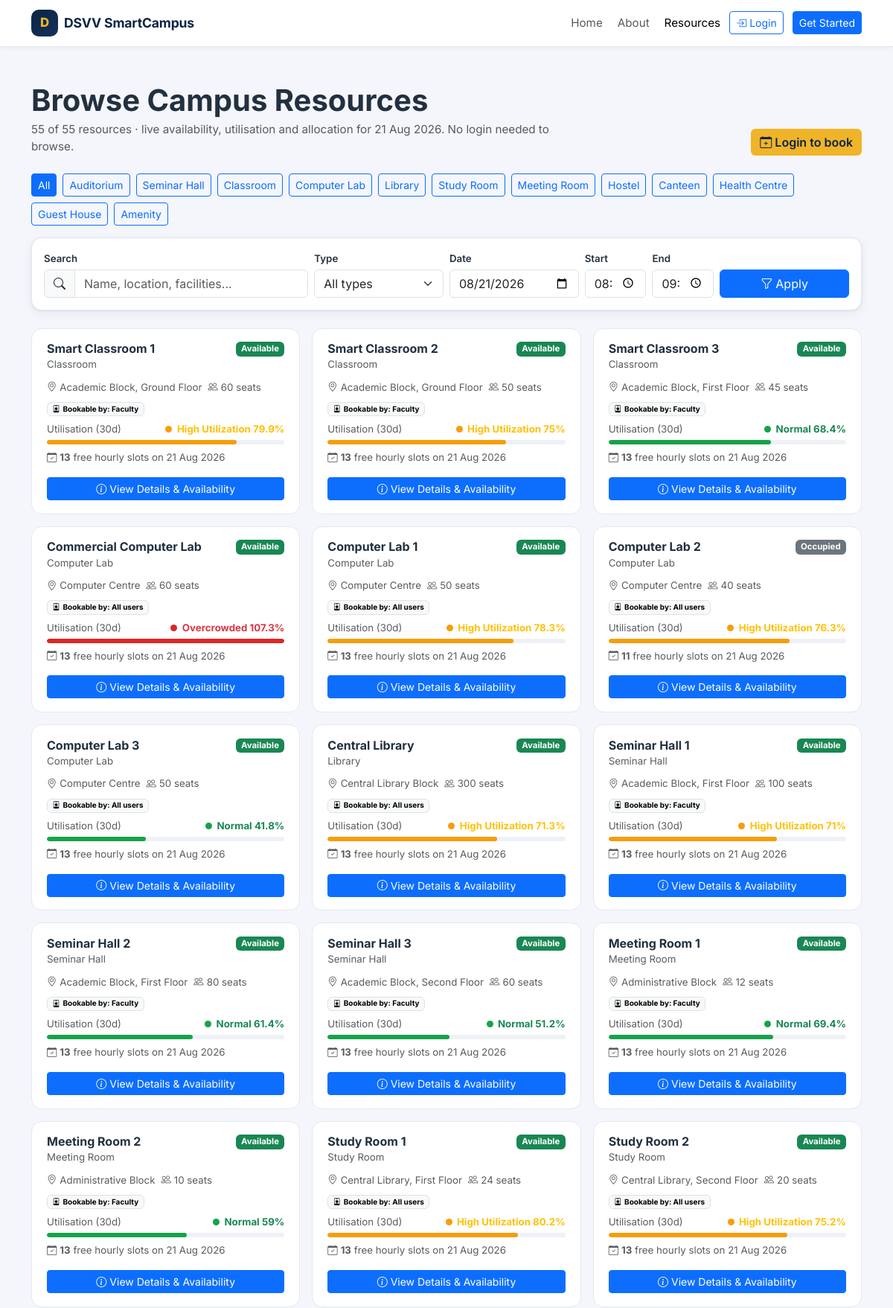
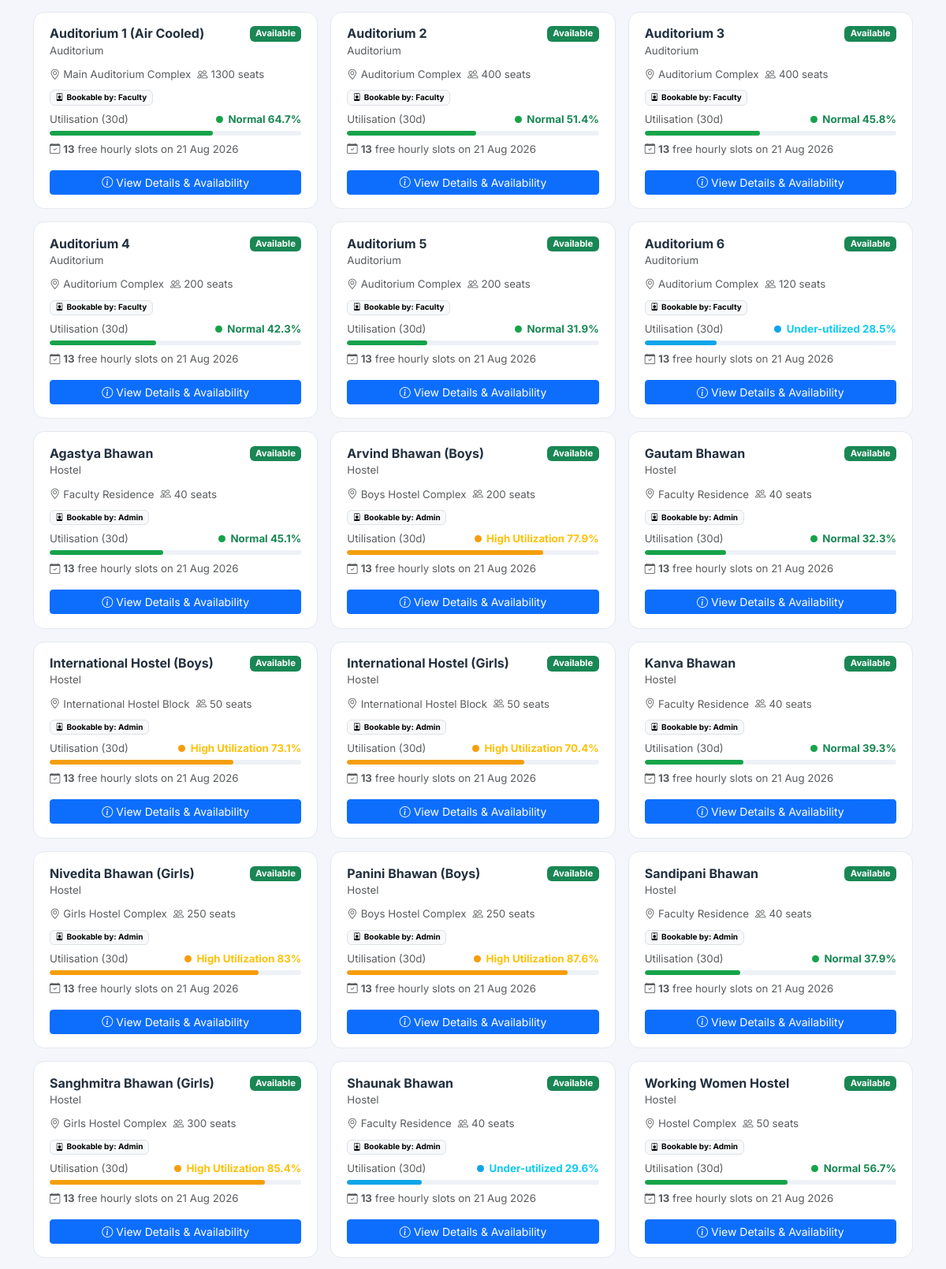
The app's page /resources.php (upper part) with its own data (2 pictures, top to bottom).
### tables this page shows
CREATE TABLE resources (
  id INT UNSIGNED AUTO_INCREMENT PRIMARY KEY,
  name VARCHAR(120) NOT NULL,
  type ENUM('classroom','computer_lab','library','seminar_hall','meeting_room','study_room','auditorium','hostel','canteen','health_centre','guest_house','amenity') NOT NULL,
  capacity INT UNSIGNED NOT NULL DEFAULT 0,
  location VARCHAR(160) NOT NULL,
  description TEXT NULL,
  facilities TEXT NULL,
  bookable_by ENUM('all','student','faculty','admin') NOT NULL DEFAULT 'all',
  status ENUM('active','inactive','maintenance') NOT NULL DEFAULT 'active',
  created_at TIMESTAMP DEFAULT CURRENT_TIMESTAMP,
  KEY idx_type (type), KEY idx_status (status)
);

### includes/functions.php (called while the page is built, shortened)
<?php
require_once __DIR__ . '/../config/database.php';
function e(?string $value): string {
    return htmlspecialchars((string)$value, ENT_QUOTES, 'UTF-8');
}
function url(string $path = '/'): string {
    if ($path === '/') return APP_URL !== '' ? APP_URL . '/' : '/';
    return APP_URL . $path;
}
function fmt_date(?string $date): string {
    $d = new DateTime($date);
    return $d->format(DATE_FORMAT);
}
function get_setting(string $key, $default = null) {
    static $cache = null;
    if ($cache === null) {
        try {
            $cache = [];
            foreach (db()->query('SELECT setting_key, setting_value FROM settings') as $row) {
                $cache[$row['setting_key']] = $row['setting_value'];
            }
        } catch (Throwable $e) {
            $cache = [];
        }
    }
    return array_key_exists($key, $cache) ? $cache[$key] : $default;
}
function utilization_thresholds(): array {
    return [
        'under' => (int)get_setting('under_utilized_threshold', THRESHOLD_UNDER_UTILIZED),
        'normal' => (int)get_setting('normal_threshold', THRESHOLD_NORMAL),
        'over' => (int)get_setting('overcrowded_threshold', THRESHOLD_OVERCROWDED),
        'auto_approve' => (int)get_setting('auto_approve_bookings', 0) === 1,
    ];
}
function resource_type_label(?string $type): string {
    return RESOURCE_TYPES[$type] ?? ($type ?? '-');
}
function is_resource_available(PDO $pdo, int $resourceId, string $date, string $start, string $end, int $excludeBookingId = 0): bool {
    $sql = "SELECT COUNT(*) FROM bookings
            WHERE resource_id = :rid AND date = :date
              AND status IN ('pending','approved')
              AND id <> :exclude
              AND start_time < :end AND end_time > :start";
    $stmt = $pdo->prepare($sql);
    $stmt->execute([
        ':rid'     => $resourceId,
        ':date'    => $date,
        ':start'   => $start,
        ':end'     => $end,
        ':exclude' => $excludeBookingId,
    ]);
    return (int)$stmt->fetchColumn() === 0;
}
function resource_utilization(PDO $pdo, int $resourceId, int $lookbackDays = 30): array {
    $sql = "SELECT AVG(utilization_percentage) AS avg_util,
                   AVG(users_count) AS avg_users,
                   COUNT(*) AS samples,
                   MAX(date) AS last_used
            FROM usage_records
            WHERE resource_id = :rid AND date >= (CURDATE() - INTERVAL :lb DAY)";
    $stmt = $pdo->prepare($sql);
    $stmt->execute([':rid' => $resourceId, ':lb' => $lookbackDays]);
    $row = $stmt->fetch();
    $avg = (float)($row['avg_util'] ?? 0);
    return [
        'avg_utilization' => round($avg, 1),
        'avg_users'       => (int)round((float)($row['avg_users'] ?? 0)),
        'samples'         => (int)($row['samples'] ?? 0),
        'last_used'       => $row['last_used'] ?? null,
    ];
}
function classify_utilization(float $util): array {
    $t = utilization_thresholds();
    if ($util > $t['over']) {
        return ['key' => 'overcrowded', 'label' => 'Overcrowded', 'color' => 'danger', 'dot' => 'danger'];
    }
    if ($util > $t['normal']) {
        return ['key' => 'high', 'label' => 'High Utilization', 'color' => 'warning', 'dot' => 'warning'];
    }
    if ($util >= $t['under']) {
        return ['key' => 'normal', 'label' => 'Normal', 'color' => 'success', 'dot' => 'success'];
    }
    return ['key' => 'under', 'label' => 'Under-utilized', 'color' => 'info', 'dot' => 'info'];
}
function resource_with_utilization(PDO $pdo, array $resource): array {
    $u = resource_utilization($pdo, (int)$resource['id']);
    $cls = classify_utilization($u['avg_utilization']);
    $resource['avg_utilization'] = $u['avg_utilization'];
    $resource['avg_users']       = $u['avg_users'];
    $resource['utilization_class'] = $cls;
    return $resource;
}

### config/database.php (called while the page is built, shortened)
<?php
function db(): PDO {
    static $pdo = null;
    if ($pdo === null) {
        $dsn = 'mysql:host=' . DB_HOST . ';port=' . DB_PORT . ';dbname=' . DB_NAME . ';charset=utf8mb4';
        try {
            $pdo = new PDO($dsn, DB_USER, DB_PASS, [
                PDO::ATTR_ERRMODE            => PDO::ERRMODE_EXCEPTION,
                PDO::ATTR_DEFAULT_FETCH_MODE => PDO::FETCH_ASSOC,
                PDO::ATTR_EMULATE_PREPARES   => false,
            ]);
        } catch (PDOException $e) {
            http_response_code(500);
            die('Database connection failed. Check the DB_* settings (config/config.php or environment variables) and ensure MySQL is running.<br>' . htmlspecialchars($e->getMessage()));
        }
    }
    return $pdo;
}

### resources.php (the view, shortened to what this page needs)
<?php
require_once __DIR__ . '/includes/functions.php';
$pdo = db();
$u   = current_user();
$type   = $_GET['type'] ?? '';
$search = trim($_GET['search'] ?? '');
$date   = $_GET['date'] ?? date('Y-m-d');
$start  = $_GET['start'] ?? '08:00';
$end    = $_GET['end'] ?? '21:00';
$typeValid = $type !== '' && isset(RESOURCE_TYPES[$type]);
if (!$typeValid) $type = '';
$sql = "SELECT * FROM resources WHERE status = 'active'";
$params = [];
$sql .= " ORDER BY type, name";
$stmt = $pdo->prepare($sql);
$stmt->execute($params);
$rows = $stmt->fetchAll();
$resources = [];
foreach ($rows as $r) {
    $res = resource_with_utilization($pdo, $r);
    $freeSlots = 0;
    for ($h = 8; $h < 21; $h++) {
        if (is_resource_available($pdo, (int)$res['id'], $date, sprintf('%02d:00', $h), sprintf('%02d:00', $h + 1))) $freeSlots++;
    }
    $res['free']       = is_resource_available($pdo, (int)$res['id'], $date, $start, $end);
    $res['free_slots'] = $freeSlots;
    $resources[] = $res;
}
$totalCount = (int)$pdo->query("SELECT COUNT(*) FROM resources WHERE status='active'")->fetchColumn();
if (!$u) {
    $bookHref  = url('/login.php');
    $bookLabel = 'Login to book';
}
require_once __DIR__ . '/includes/header.php';
?>
<div class="container py-5">
    <div class="row align-items-end mb-4">
        <div class="col-lg-8">
            <h1 class="fw-bold mb-1">Browse Campus Resources</h1>
            <p class="text-muted mb-0"><?= count($resources) ?> of <?= $totalCount ?> resources &middot; live availability, utilisation and allocation for <?= e(fmt_date($date)) ?>. No login needed to browse.</p>
        </div>
        <div class="col-lg-4 text-lg-end">
            <a href="<?= $bookHref ?>" class="btn btn-gold"><i class="bi bi-calendar-plus me-1"></i><?= e($bookLabel) ?></a>
        </div>
    </div>
    <div class="mb-3 d-flex flex-wrap gap-2">
        <a href="<?= url('/resources.php' . ($search ? '?search=' . rawurlencode($search) : '')) ?>" class="btn btn-sm <?= $type === '' ? 'btn-primary' : 'btn-outline-primary' ?>">All</a>
        <?php foreach (RESOURCE_TYPES as $key => $label): ?>
            <a href="<?= url('/resources.php?type=' . $key) ?>" class="btn btn-sm <?= $type === $key ? 'btn-primary' : 'btn-outline-primary' ?>"><?= e($label) ?></a>
        <?php endforeach; ?>
    </div>
    <form method="get" class="sc-card p-3 mb-4">
        <div class="row g-2 align-items-end">
            <div class="col-md-4">
                <label class="form-label small fw-semibold mb-1">Search</label>
                <div class="input-group">
                    <span class="input-group-text"><i class="bi bi-search"></i></span>
                    <input type="text" class="form-control" name="search" value="<?= e($search) ?>" placeholder="Name, location, facilities...">
                </div>
            </div>
            <div class="col-md-2">
                <label class="form-label small fw-semibold mb-1">Type</label>
                <select class="form-select" name="type">
                    <option value="">All types</option>
                </select>
            </div>
            <div class="col-md-2">
                <label class="form-label small fw-semibold mb-1">Date</label>
                <input type="date" class="form-control" name="date" value="<?= e($date) ?>" min="<?= date('Y-m-d') ?>">
            </div>
            <div class="col-3 col-md-1">
                <label class="form-label small fw-semibold mb-1">Start</label>
                <input type="time" class="form-control" name="start" value="<?= e($start) ?>">
            </div>
            <div class="col-3 col-md-1">
                <label class="form-label small fw-semibold mb-1">End</label>
                <input type="time" class="form-control" name="end" value="<?= e($end) ?>">
            </div>
            <div class="col-6 col-md-2 d-grid">
                <button class="btn btn-primary"><i class="bi bi-funnel me-1"></i>Apply</button>
            </div>
        </div>
    </form>
    <?php if (empty($resources)): ?>
        <div class="text-center py-5 text-muted">
            <i class="bi bi-search fs-1 d-block mb-2"></i>
            No resources match your filters.
            <div class="mt-3"><a href="<?= url('/resources.php') ?>" class="btn btn-outline-primary btn-sm">Clear filters</a></div>
        </div>
    <?php else: ?>
        <div class="row g-3">
            <?php foreach ($resources as $res): ?>
                <?php
                $cls = $res['utilization_class'];
                $barColor = match ($cls['color']) { 'success' => '#16a34a', 'warning' => '#f59e0b', 'danger' => '#dc2626', 'info' => '#0ea5e9' };
                $bookableBy = match ($res['bookable_by'] ?? 'all') { 'student' => 'Students', 'faculty' => 'Faculty', 'admin' => 'Admin', default => 'All users' };
                ?>
                <div class="col-md-6 col-lg-4">
                    <div class="sc-resource-card h-100 d-flex flex-column">
                        <div class="rc-head d-flex justify-content-between align-items-start gap-2">
                            <div>
                                <h6 class="fw-bold mb-0"><?= e($res['name']) ?></h6>
                                <small class="text-muted"><?= e(resource_type_label($res['type'])) ?></small>
                            </div>
                            <span class="badge text-bg-<?= $res['free'] ? 'success' : 'secondary' ?>"><?= $res['free'] ? 'Available' : 'Occupied' ?></span>
                        </div>
                        <div class="rc-body flex-grow-1 d-flex flex-column">
                            <div class="d-flex gap-2 flex-wrap small text-muted mb-2">
                                <span><i class="bi bi-geo-alt me-1"></i><?= e($res['location']) ?></span>
                                <span><i class="bi bi-people me-1"></i><?= (int)$res['capacity'] ?> seats</span>
                            </div>
                            <div class="small mb-2"><span class="badge text-bg-light border"><i class="bi bi-person-badge me-1"></i>Bookable by: <?= e($bookableBy) ?></span></div>
                            <div class="d-flex justify-content-between small mb-1">
                                <span class="text-muted">Utilisation (30d)</span>
                                <strong class="text-<?= $cls['color'] ?>"><span class="sc-dot dot-<?= $cls['dot'] ?>"></span><?= e($cls['label']) ?> <?= (float)$res['avg_utilization'] ?>%</strong>
                            </div>
                            <div class="util-bar mb-2"><span style="width:<?= min(100, (float)$res['avg_utilization']) ?>%;background:<?= $barColor ?>"></span></div>
                            <div class="small text-muted mb-3">
                                <i class="bi bi-calendar-check me-1"></i><strong><?= (int)$res['free_slots'] ?></strong> free hourly slots on <?= e(fmt_date($date)) ?>
                            </div>
                            <a class="btn btn-sm btn-primary w-100 mt-auto" href="<?= url('/resource-details.php?id=' . (int)$res['id']) ?>"><i class="bi bi-info-circle me-1"></i>View Details &amp; Availability</a>
                        </div>
                    </div>
                </div>
            <?php endforeach; ?>
        </div>
    <?php endif; ?>
</div>
<?php require_once __DIR__ . '/includes/footer.php'; ?>

### assets/css/style.css (style rules this page uses)
:root { --sc-navy: #0b2545; --sc-navy-2: #13315c; --sc-navy-3: #1b3a6b; --sc-gold: #f0b429; --sc-gold-2: #d99a06; --sc-bg: #f4f6fb; --sc-card: #ffffff; --sc-border: #e3e8f0; --sc-text: #22303f; --sc-muted: #6b7a8f; --sc-sidebar-w: 250px; --sc-shadow: 0 1px 3px rgba(11, 37, 69, .08), 0 4px 14px rgba(11, 37, 69, .06); --sc-radius: 14px; }
* { box-sizing: border-box; }
body { font-family: 'Inter', system-ui, -apple-system, 'Segoe UI', Roboto, sans-serif; color: var(--sc-text); background: var(--sc-bg); font-size: .95rem; }
a { text-decoration: none; }
.sc-card { background: var(--sc-card); border: 1px solid var(--sc-border); border-radius: var(--sc-radius); box-shadow: var(--sc-shadow); }
.btn-gold { background: var(--sc-gold); color: var(--sc-navy); font-weight: 600; border: none; }
.sc-dot { width: 9px; height: 9px; border-radius: 50%; display: inline-block; margin-right: .4rem; }
.dot-success { background: #16a34a; }
.dot-warning { background: #f59e0b; }
.dot-danger { background: #dc2626; }
.dot-info { background: #0ea5e9; }
.util-bar { height: 6px; border-radius: 99px; background: #eef1f6; overflow: hidden; }
.util-bar > span { display: block; height: 100%; border-radius: 99px; }
.sc-resource-card { border: 1px solid var(--sc-border); border-radius: var(--sc-radius); background: #fff; height: 100%; transition: box-shadow .15s ease, transform .15s ease; }
.sc-resource-card .rc-head { padding: 1.1rem 1.25rem .6rem; }
.sc-resource-card .rc-body { padding: 0 1.25rem 1.1rem; }

### records on screen
resources: name "Smart Classroom 1", type "Classroom", shows "Available", location "Academic Block, Ground Floor", capacity "60", bookable_by "Faculty", label "High Utilization", avg_utilization "79.9", free_slots "13"
resources: name "Smart Classroom 2", type "Classroom", shows "Available", location "Academic Block, Ground Floor", capacity "50", bookable_by "Faculty", label "High Utilization", avg_utilization "75", free_slots "13"
resources: name "Smart Classroom 3", type "Classroom", shows "Available", location "Academic Block, First Floor", capacity "45", bookable_by "Faculty", label "Normal", avg_utilization "68.4", free_slots "13"
resources: name "Commercial Computer Lab", type "Computer Lab", shows "Available", location "Computer Centre", capacity "60", bookable_by "All users", label "Overcrowded", avg_utilization "107.3", min(100, (float)$res['avg_utilization']) 100 (drawn), id "13"
resources: name "Computer Lab 1", type "Computer Lab", shows "Available", location "Computer Centre", capacity "50", bookable_by "All users", label "High Utilization", avg_utilization "78.3", free_slots "13"
resources: name "Computer Lab 2", type "Computer Lab", shows "Occupied", location "Computer Centre", capacity "40", bookable_by "All users", label "High Utilization", avg_utilization "76.3", free_slots "11"
resources: name "Computer Lab 3", type "Computer Lab", shows "Available", location "Computer Centre", capacity "50", bookable_by "All users", label "Normal", avg_utilization "41.8", free_slots "13"
resources: name "Central Library", type "Library", shows "Available", location "Central Library Block", capacity "300", bookable_by "All users", label "High Utilization", avg_utilization "71.3", free_slots "13"
resources: name "Seminar Hall 1", type "Seminar Hall", shows "Available", location "Academic Block, First Floor", capacity "100", bookable_by "Faculty", label "High Utilization", avg_utilization "71", free_slots "13"
resources: name "Seminar Hall 2", type "Seminar Hall", shows "Available", location "Academic Block, First Floor", capacity "80", bookable_by "Faculty", label "Normal", avg_utilization "61.4", free_slots "13"
resources: name "Seminar Hall 3", type "Seminar Hall", shows "Available", location "Academic Block, Second Floor", capacity "60", bookable_by "Faculty", label "Normal", avg_utilization "51.2", free_slots "13"
resources: name "Meeting Room 1", type "Meeting Room", shows "Available", location "Administrative Block", capacity "12", bookable_by "Faculty", label "Normal", avg_utilization "69.4", free_slots "13"
resources: name "Meeting Room 2", type "Meeting Room", shows "Available", location "Administrative Block", capacity "10", bookable_by "Faculty", label "Normal", avg_utilization "59", free_slots "13"
resources: name "Study Room 1", type "Study Room", shows "Available", location "Central Library, First Floor", capacity "24", bookable_by "All users", label "High Utilization", avg_utilization "80.2", free_slots "13"
resources: name "Study Room 2", type "Study Room", shows "Available", location "Central Library, Second Floor", capacity "20", bookable_by "All users", label "High Utilization", avg_utilization "75.2", free_slots "13"
resources: name "Auditorium 1 (Air Cooled)", type "Auditorium", shows "Available", location "Main Auditorium Complex", capacity "1300", bookable_by "Faculty", label "Normal", avg_utilization "64.7", free_slots "13"
resources: name "Auditorium 2", type "Auditorium", shows "Available", location "Auditorium Complex", capacity "400", bookable_by "Faculty", label "Normal", avg_utilization "51.4", free_slots "13"
resources: name "Auditorium 3", type "Auditorium", shows "Available", location "Auditorium Complex", capacity "400", bookable_by "Faculty", label "Normal", avg_utilization "45.8", free_slots "13"
resources: name "Auditorium 4", type "Auditorium", shows "Available", location "Auditorium Complex", capacity "200", bookable_by "Faculty", label "Normal", avg_utilization "42.3", free_slots "13"
resources: name "Auditorium 5", type "Auditorium", shows "Available", location "Auditorium Complex", capacity "200", bookable_by "Faculty", label "Normal", avg_utilization "31.9", free_slots "13"
resources: name "Auditorium 6", type "Auditorium", shows "Available", location "Auditorium Complex", capacity "120", bookable_by "Faculty", label "Under-utilized", avg_utilization "28.5", free_slots "13"
resources: name "Agastya Bhawan", type "Hostel", shows "Available", location "Faculty Residence", capacity "40", bookable_by "Admin", label "Normal", avg_utilization "45.1", free_slots "13"
resources: name "Arvind Bhawan (Boys)", type "Hostel", shows "Available", location "Boys Hostel Complex", capacity "200", bookable_by "Admin", label "High Utilization", avg_utilization "77.9", free_slots "13"
resources: name "Gautam Bhawan", type "Hostel", shows "Available", location "Faculty Residence", capacity "40", bookable_by "Admin", label "Normal", avg_utilization "32.3", free_slots "13"
resources: name "International Hostel (Boys)", type "Hostel", shows "Available", location "International Hostel Block", capacity "50", bookable_by "Admin", label "High Utilization", avg_utilization "73.1", free_slots "13"
resources: name "International Hostel (Girls)", type "Hostel", shows "Available", location "International Hostel Block", capacity "50", bookable_by "Admin", label "High Utilization", avg_utilization "70.4", free_slots "13"
resources: name "Kanva Bhawan", type "Hostel", shows "Available", location "Faculty Residence", capacity "40", bookable_by "Admin", label "Normal", avg_utilization "39.3", free_slots "13"
resources: name "Nivedita Bhawan (Girls)", type "Hostel", shows "Available", location "Girls Hostel Complex", capacity "250", bookable_by "Admin", label "High Utilization", avg_utilization "83", free_slots "13"
resources: name "Panini Bhawan (Boys)", type "Hostel", shows "Available", location "Boys Hostel Complex", capacity "250", bookable_by "Admin", label "High Utilization", avg_utilization "87.6", free_slots "13"
resources: name "Sandipani Bhawan", type "Hostel", shows "Available", location "Faculty Residence", capacity "40", bookable_by "Admin", label "Normal", avg_utilization "37.9", free_slots "13"
resources: name "Sanghmitra Bhawan (Girls)", type "Hostel", shows "Available", location "Girls Hostel Complex", capacity "300", bookable_by "Admin", label "High Utilization", avg_utilization "85.4", free_slots "13"
resources: name "Shaunak Bhawan", type "Hostel", shows "Available", location "Faculty Residence", capacity "40", bookable_by "Admin", label "Under-utilized", avg_utilization "29.6", free_slots "13"
resources: name "Working Women Hostel", type "Hostel", shows "Available", location "Hostel Complex", capacity "50", bookable_by "Admin", label "Normal", avg_utilization "56.7", free_slots "13"

### other values on screen
APP_NAME[0] "D"
APP_NAME "DSVV SmartCampus"
count($resources) "55"
$totalCount "55"
$bookLabel "Login to book"
$label "Auditorium"
$label "Seminar Hall"
$label "Classroom"
$label "Computer Lab"
$label "Library"
$label "Study Room"
$label "Meeting Room"
$label "Hostel"
$label "Canteen"
$label "Health Centre"
